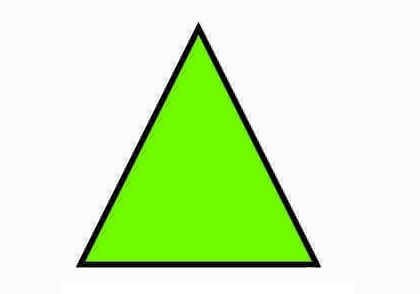
%> input picture 1. Feature extraction/Momentos de Hu/triangle.jpg, 420 x 294 px
$ octave momentu_hu.m   (GNU Octave 9; MATLAB toolbox functions it lacks are replaced by stand-ins)
%> lines starting %> are read from the running program, lines starting %| are printed output that depends on the picture
### 1. Feature extraction/Momentos de Hu/momento.m
%momentos
function m = momento(image,p,q)
[h, w] = size(image);
m=0;
for x=1:h
    for y=1:w
        m = m + x^p*x^q*image(x,y); %%Ecuacion del momento
    end
end

### 1. Feature extraction/Momentos de Hu/momento_central.m
function m_c = momento_central(image, p, q)
%% Calcular Componentes del centroide
m10 = momento(image,1,0);
m01 = momento(image,0,1);
m00 = momento(image,0,0);

%%Calcular Centroide
x_c = m10/m00;
y_c = m01/m00;


%%Momento central
m_c=0;
[h, w] = size(image);
for x=1:h
    for y=1:w
        m_c = m_c + (((x-x_c)^p) * ((y-y_c)^q) * image(x,y));  %%Ecuacion del momento central
    end
end

### 1. Feature extraction/Momentos de Hu/momentu_hu.m
clc
clear all
close all

%%Leer imagten de entrada
input=imread('triangle.jpg');
%> input is the input picture: size 294x420x3 uint8; mean R, G, B 213.4, 241.9, 190.6
%%Pasar entrada a escala de grises
image_i = rgb2gray(input);
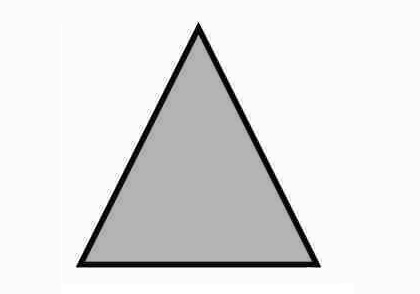
%> image_i: size 294x420 uint8; min 0, max 255, mean 227.6
image_i= im2double(image_i);
%> image_i: size 294x420 double

image_rot = imrotate(image_i, 180);
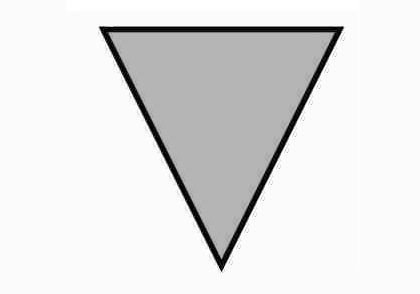
%> image_rot: size 294x420 double; min 0, max 1, mean 0.892; mean of the top-left, top-right, bottom-left and bottom-right quarters 0.867, 0.84, 0.947, 0.917

figure
imshow(image_i); title('Imagen');

% figure
% imshow(image_rot); title('Imagen Rotada');

%%imagena a procesar
image=image_i;


%%Calcular los momentos centrales necesarios para las ecuaciones de Hu
mu_11 = momento_central(image ,1,1);
%> after the loop in momento, `for x=1:h`: m = 15834558.7
%> in momento_central, `m00 = momento(image,0,0);`: m00 = 110195.3
%> in momento_central, `x_c = m10/m00;`: x_c = 143.7
%> after the loop in momento_central, `for x=1:h`: m_c = 5374368.7
%> mu_11 = 5374368.7
mu_20 = momento_central(image ,2,0);
%> mu_20 = 811819807.8
mu_02 = momento_central(image ,0,2);
%> mu_02 = 2.26e+09
mu_21 = momento_central(image ,2,1);
%> mu_21 = 5.5e+10
mu_12 = momento_central(image ,1,2);
%> mu_12 = 4.78e+09
mu_03 = momento_central(image ,0,3);
%> mu_03 = 3.87e+11
mu_30 = momento_central(image ,3,0);
%> mu_30 = 5.16e+09

%Calcular resultado de las Ecuaciones de Hu
h_1 = mu_20 + mu_02;
%> h_1 = 3.07e+09
h_2 = (mu_20 - mu_02)^2 + 4*(mu_11)^2;
%> h_2 = 2.1e+18
h_3 = (mu_30 - 3*mu_12)^2 + (3*mu_21 - mu_03)^2;
%> h_3 = 4.92e+22
h_4 = (mu_30 + mu_12)^2 + (mu_21 + mu_03)^2;
%> h_4 = 1.95e+23
h_5 = (mu_30 - 3*mu_12)*(mu_30 + mu_12)*((mu_30 + mu_12)^2 - 3*(mu_21 + mu_03)^2) + (3*mu_21 - mu_03)*(mu_21 + mu_03)*(3*(mu_30 + mu_12)^2 - (mu_21 + mu_03)^2);
%> h_5 = 1.91e+46
h_6 = (mu_20 - mu_02)*((mu_30 + mu_12)^2 - (mu_21 + mu_03)^2) + 4*mu_11*(mu_30 + mu_12)*(mu_21 + mu_03);
%> h_6 = 2.82e+32
h_7 = (3*mu_21 - mu_03)*(mu_30 + mu_12)*((mu_30 + mu_12)^2 - 3*(mu_21 + mu_03)^2) + (mu_30 - 3*mu_12)*(mu_21 + mu_03)*(3*(mu_30 + mu_12)^2 - (mu_03 + mu_21)^2);
%> h_7 = 2.08e+45


momentos_hu = [h_1, h_2, h_3 , h_4, h_5, h_6, h_7]
%> momentos_hu = [3.07e+09 2.1e+18 4.92e+22 1.95e+23 1.91e+46 2.82e+32 2.08e+45]
momentos_hu_norm= -sign(momentos_hu).*(log10(abs(momentos_hu)))
%> momentos_hu_norm = [-9.49 -18.32 -22.69 -23.29 -46.28 -32.45 -45.32]
